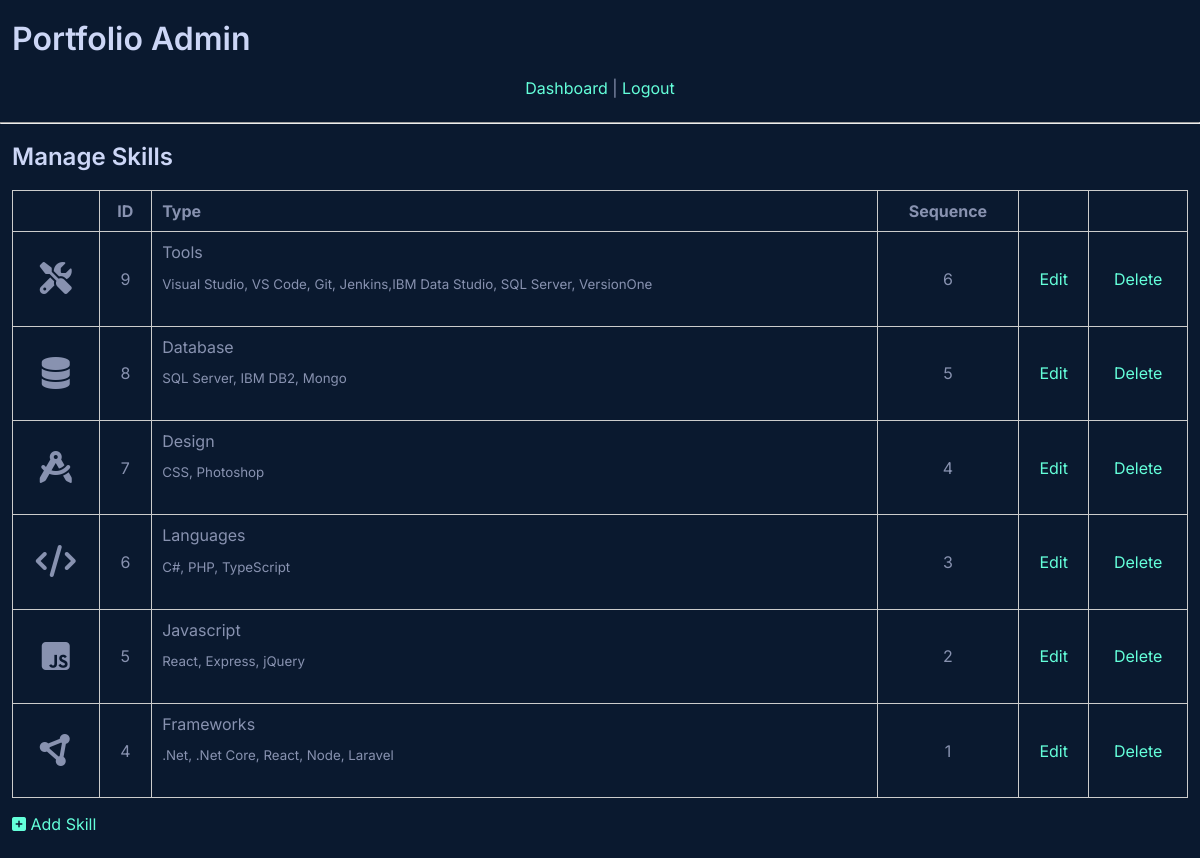
/admin/skills.php (signed in), run on the app's committed database.
### tables this page shows
CREATE TABLE `skills` (
  `id` int(11) NOT NULL,
  `type` varchar(50) NOT NULL,
  `details` varchar(250) NOT NULL,
  `photo` longblob NOT NULL,
  `sequence` int(11) NOT NULL,
  `fontawesomeHTML` varchar(250) NOT NULL
);

### admin/skills.php (the view, shortened to what this page needs)
<?php
include( 'includes/database.php' );
include( 'includes/header.php' );
$query = 'SELECT *
  FROM skills
  ORDER BY sequence DESC';
$result = mysqli_query( $connect, $query );
?>
<h2>Manage Skills</h2>
<table>
  <tr>
    <th></th>
    <th align="center">ID</th>
    <th align="left">Type</th>
    <th align="center">Sequence</th>
    <th></th>
    <th></th>
  </tr>
  <?php while( $record = mysqli_fetch_assoc( $result ) ): ?>
    <tr>
      <td class="fa-icon" align="center">
      <?php echo  $record['fontawesomeHTML'] ; ?>
      </td>
      <td align="center"><?php echo $record['id']; ?></td>
      <td align="left">
        <?php echo htmlentities( $record['type'] ); ?>
        <br>
        <small><?php echo $record['details']; ?></small>
      </td>
      <td align="center"><?php echo $record['sequence']; ?></td>
      <td align="center"><a href="skills_edit.php?id=<?php echo $record['id']; ?>">Edit</i></a></td>
      <td align="center">
        <a href="skills.php?delete=<?php echo $record['id']; ?>" onclick="javascript:confirm('Are you sure you want to delete this project?');">Delete</i></a>
      </td>
    </tr>
  <?php endwhile; ?>
</table>
<p><a href="skills_add.php"><i class="fas fa-plus-square"></i> Add Skill</a></p>
<?php
include( 'includes/footer.php' );
?>

### admin/includes/header.php (shortened to what this page needs)
<!doctype html>
<html>
<head>
  <link href="styles.css" type="text/css" rel="stylesheet">
</head>
<body>
  <h1 style="padding-left:1% ;">Portfolio Admin</h1>
  <?php if(isset($_SESSION['id'])): ?>
    <p style="padding: 0 1%; text-align: center;">
      <a href="dashboard.php">Dashboard</a> |
      <a href="logout.php">Logout</a>
    </p>
  <?php endif; ?>
  <hr>
  <div style="max-width: 1500px; margin: auto; padding: 0 1%;">

### admin/includes/footer.php
  </div>
</body>
</html>

### admin/styles.css (style rules this page uses)
:root { --green: #64ffda; --background: #0a192f; --dark-slate: #495670; }
html { box-sizing: border-box; width: 100%; scroll-behavior: smooth; }
*, *::before, *::after { box-sizing: inherit; }
body { margin: 0; background-color: var(--background); color: #8892b0; font-family: 'Inter', sans-serif; counter-reset: item section; height: 100%; animation: enablescroll 0.2 3s; }
h1, h2, h3, h4, h5, h6 { font-weight: 600; color: #ccd6f6; line-height: 1.1; }
p { margin-bottom: 24px; }
a { display: inline-block; }
a:link, a:active, a:hover, a:visited { text-decoration: none; color: var(--green); }
table { width: 100%; border: 1px solid #ccc; border-spacing: 0; border-collapse: collapse; }
td, th { border: 1px solid #ccc; padding: 10px; }
th { white-space: nowrap; }
.fa-icon { font-size: 32px; }

### data on the page
skills: id "9", type "Tools", details "Visual Studio, VS Code, Git, Jenkins,IBM Data Studio, SQL Server, VersionOne", sequence "6"
skills: id "8", type "Database", details "SQL Server, IBM DB2, Mongo", sequence "5"
skills: id "7", type "Design", details "CSS, Photoshop", sequence "4"
skills: id "6", type "Languages", details "C#, PHP, TypeScript", sequence "3"
skills: id "5", type "Javascript", details "React, Express, jQuery", sequence "2"
skills: id "4", type "Frameworks", details ".Net, .Net Core, React, Node, Laravel", sequence "1"
